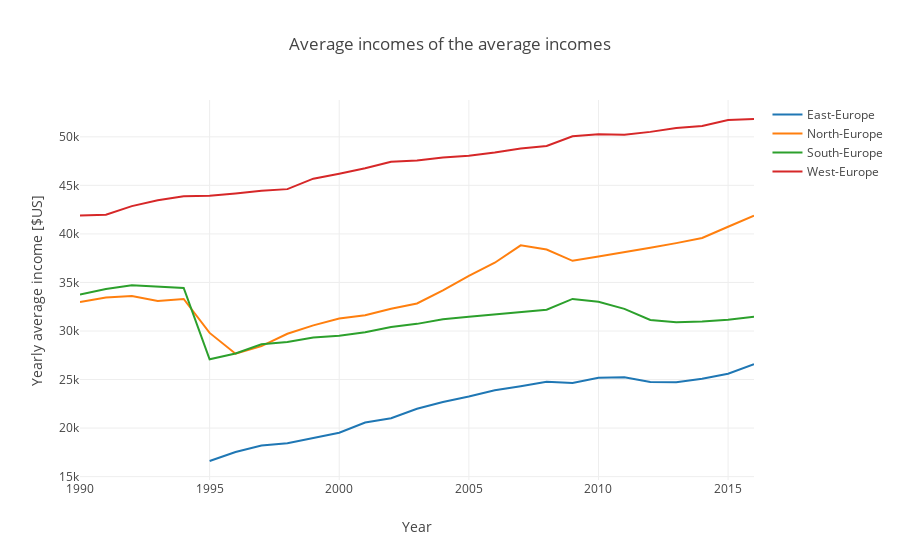

Notebook source saved alongside this figure:
### Markdown cell above
### In which part of Europe was the income the highest in the year 2016?

### Code cell
weuwages = wages[['LUX', 'NLD', 'AUT', 'CHE', 'BEL', 'DEU', 'FRA']]

eeuwages = wages[['POL', 'SVN', 'CZE', 'HUN']]

europe = pd.concat([eeuwages.mean(axis=1), neuwages.mean(axis=1), seuwages.mean(axis=1), weuwages.mean(axis=1)], axis=1)

europe

europe.rename({0:'East-Europe', 1:'North-Europe', 2:'South-Europe', 3:'West-Europe'}, axis=1, inplace=True)
europe.head()


trace0 = go.Scatter(
    x = europe.index,
    y = europe['East-Europe'],
    mode = 'lines',
    name = 'East-Europe'
)
trace1 = go.Scatter(
    x = europe.index,
    y = europe['North-Europe'],
    mode = 'lines',
    name = 'North-Europe'
)
trace2 = go.Scatter(
    x = europe.index,
    y = europe['South-Europe'],
    mode = 'lines',
    name = 'South-Europe'
)

trace3 = go.Scatter(
    x = europe.index,
    y = europe['West-Europe'],
    mode = 'lines',
    name = 'West-Europe'
)

data = [trace0, trace1, trace2, trace3]

layout = go.Layout(title='Average incomes of the average incomes', 
                  xaxis = dict(title='Year'), 
                  yaxis = dict(title='Yearly average income [$US]')
                  )

fig = go.Figure(data=data, layout=layout)

iplot(fig)

### Figure 1 — Plotly figure (JSON) as saved in the notebook; plotly's stock layout.template omitted (floating-point values rounded to 4 significant figures)
{"data": [{"mode": "lines", "name": "East-Europe", "type": "scatter", "x": [1990, 1991, 1992, 1993, 1994, 1995, 1996, 1997, 1998, 1999, 2000, 2001, 2002, 2003, 2004, 2005, 2006, 2007, 2008, 2009, 2010, 2011, 2012, 2013, 2014, 2015, 2016], "y": [null, null, null, null, null, 16610.0, 17530.0, 18200.0, 18450.0, 18980.0, 19520.0, 20568, 21022, 21992, 22687, 23250.0, 23890.0, 24320.0, 24769, 24640.0, 25180, 25240.0, 24746, 24730, 25090.0, 25605, 26580.0]}, {"mode": "lines", "name": "North-Europe", "type": "scatter", "x": [1990, 1991, 1992, 1993, 1994, 1995, 1996, 1997, 1998, 1999, 2000, 2001, 2002, 2003, 2004, 2005, 2006, 2007, 2008, 2009, 2010, 2011, 2012, 2013, 2014, 2015, 2016], "y": [32980.0, 33460.0, 33610.0, 33090.0, 33300.0, 29802, 27660.0, 28440.0, 29710.0, 30580.0, 31290.0, 31620.0, 32294, 32830.0, 34170.0, 35687, 37030.0, 38820.0, 38390.0, 37230.0, 37670, 38080.0, 38564, 39050.0, 39590.0, 40740.0, 41880]}, {"mode": "lines", "name": "South-Europe", "type": "scatter", "x": [1990, 1991, 1992, 1993, 1994, 1995, 1996, 1997, 1998, 1999, 2000, 2001, 2002, 2003, 2004, 2005, 2006, 2007, 2008, 2009, 2010, 2011, 2012, 2013, 2014, 2015, 2016], "y": [33762, 34318, 34720.0, 34590.0, 34440.0, 27090.0, 27680.0, 28640.0, 28860.0, 29320.0, 29520.0, 29870.0, 30420.0, 30740.0, 31210.0, 31470.0, 31700.0, 31960.0, 32190.0, 33300.0, 33010, 32280.0, 31140.0, 30900.0, 30980.0, 31170.0, 31470.0]}, {"mode": "lines", "name": "West-Europe", "type": "scatter", "x": [1990, 1991, 1992, 1993, 1994, 1995, 1996, 1997, 1998, 1999, 2000, 2001, 2002, 2003, 2004, 2005, 2006, 2007, 2008, 2009, 2010, 2011, 2012, 2013, 2014, 2015, 2016], "y": [41903, 41970.0, 42870.0, 43470.0, 43880.0, 43940.0, 44160.0, 44441, 44610.0, 45690.0, 46200.0, 46760.0, 47440.0, 47550.0, 47880.0, 48050.0, 48370.0, 48800.0, 49059, 50050.0, 50270.0, 50210.0, 50510.0, 50920.0, 51130.0, 51740.0, 51840.0]}], "layout": {"title": "Average incomes of the average incomes", "xaxis": {"title": "Year"}, "yaxis": {"title": "Yearly average income [$US]"}}}
